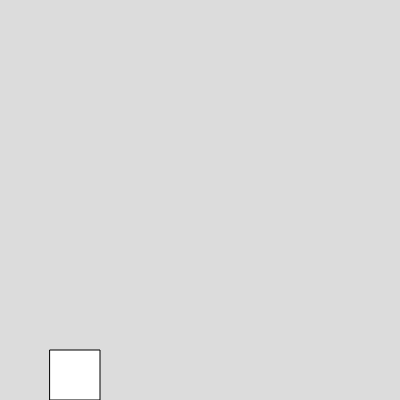
Frame 1 (no input)
Frame 60 (no input): identical to frame 1, image omitted
Frame 120 (the mouse pressed at the canvas centre since frame 60): identical to frame 1, image omitted

The p5.js sketch that drew this single still picture (run headless with seeded random() and noise() and a simulated clock; from frame 60 on, the mouse is pressed at the canvas centre):

// p5.js sketch
// ── sketch.js
let box;
function setup() {
  createCanvas(400, 400);
  box = new Box();
}

function keyPressed () {
  if (key == ' ') {
      box.jump();
      }
}

function draw() {
  background(220);
  box.show();
  box.move();
}
// ── box.js
class Box {
  constructor () {
    this.r = 50; 
    this.x = this.r;
    this.y = height - this.r;
    this.vy = 0;
    this.gravity = 2;
        
  }
  
  jump () {
    this.vy = -25;
  }
  
  move () {
    this.y += this.vy;
    this.vy += this.gravity;
    this.y = constrain(this.y, 0, height - this.r);
  }

  show () {
    rect(this.x, this.y, 50, 50);
  }
}
